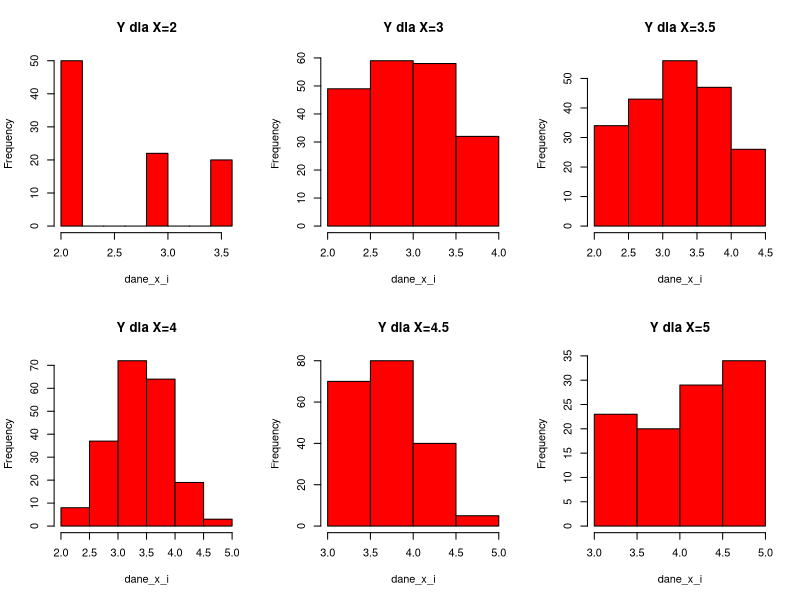

This chart was generated by the following R code:
#lista6

#zadanie 1

# Definicja rozkładu łącznego
# Definicja macierzy prawdopodobieństw dla rozkładu łącznego:
# Wiersze reprezentują wartości X (X=0, X=1), a kolumny wartości Y (Y=0, Y=1, Y=2)
prob_matrix1 <- matrix(
  c(1 / 8, 1 / 4, 1 / 8,
    1 / 6, 1 / 6, 1 / 6),
  nrow = 2,
  byrow = TRUE
)

rownames(prob_matrix1) <- c("X=0", "X=1")
colnames(prob_matrix1) <- c("Y=0", "Y=1", "Y=2")

#i) rozkłady brzegowe
brzegowe_X1 <- rowSums(prob_matrix1)
brzegowe_Y1 <- colSums(prob_matrix1)
cat("Zadanie1_i: ","\n")
cat("Rozkłady brzegowe:\nX:", brzegowe_X1, "\nY:", brzegowe_Y1, "\n")

#ii) współczynnik korelacji  ρ(X,Y)
x_vals1 <- c(0, 1)
y_vals1 <- c(0, 1, 2)
e_x1 <- sum(x_vals1 * brzegowe_X1)
e_y1 <- sum(y_vals1 * brzegowe_Y1)
e_xy1 <- sum(outer(x_vals1, y_vals1) * prob_matrix1)
cov_xy1 <- e_xy1 - e_x1 * e_y1
var_x1 <- sum((x_vals1 - e_x1)^2 * brzegowe_X1)
var_y1 <- sum((y_vals1 - e_y1)^2 * brzegowe_Y1)
corr1 <- cov_xy1 / (sqrt(var_x1) * sqrt(var_y1))
cat("Zadanie1_ii:")
cat("Współczynnik korelacji:", corr1, "\n")


#iii) Rozkłady warunkowe Y|X      P(Y=y∣X=x), x∈[0,1]
warunkowe_Y1 <- list(
  "X=0" = prob_matrix1[1, ] / brzegowe_X1[1],
  "X=1" = prob_matrix1[2, ] / brzegowe_X1[2] )
cat("Zadanie1_iii:", "\n")
cat("Rozkłady warunkowe Y|X:\n")
print(warunkowe_Y1)


#iv) Niezależność
niezalezne1 <- all(prob_matrix1 == outer(brzegowe_X1, brzegowe_Y1))
cat("Zadanie1_iv:", "\n")
cat("Zmienne są niezależne?:", niezalezne1, "\n")


#zadanie 2
#a) i
set.seed(123)
n1 <- 1000

# Metoda skumulowana
wszystkie_pary1 <- expand.grid(X = x_vals1, Y = y_vals1)
dane_skum1 <- wszystkie_pary1[
  sample(1:6, n1, replace = TRUE, prob = as.vector(t(prob_matrix1))), ]

# Estymacja korelacji
cat("Zadanie2_ai:","\n")
cat("\nMetoda skumulowana - współczynniki korelacji:\n")
cat("Pearson:", cor(dane_skum1$X, dane_skum1$Y), "\n")
cat("Spearman:", cor(dane_skum1$X, dane_skum1$Y, method = "spearman"), "\n")
cat("Kendall:", cor(dane_skum1$X, dane_skum1$Y, method = "kendall"), "\n")

# Metoda warunkowa
marginal_x1 <- rowSums(prob_matrix1) # Rozkład brzegowy X
conditional_y1 <- prop.table(prob_matrix1, margin = 1) # Rozkłady warunkowe Y|X

dane_war1 <- data.frame(X = sample(x_vals1, n1, prob = marginal_x1, replace = TRUE))
dane_war1$Y <- sapply(dane_war1$X, function(x) {
  sample(y_vals1, 1, prob = conditional_y1[which(x_vals1 == x), ]) })



#v Tablica rozdzielcza
cat("\nTabela rozdzielcza (metoda warunkowa):\n")
grades_x <- c(2, 3, 3.5, 4, 4.5, 5)
grades_y <- c(2, 3, 3.5, 4, 4.5, 5)

# --- Zadanie 2b ---
n2b <- 1000

# Rozkład brzegowy X
marginal_x2b <- rowSums(prob_matrix1)

# Rozkłady warunkowe Y|X
conditional_y2b <- prop.table(prob_matrix1, margin = 1)

# Losowanie X z rozkładu brzegowego
X2b <- sample(x_vals1, n2b, replace = TRUE, prob = marginal_x2b)

# Losowanie Y z rozkładu warunkowego Y|X
Y2b <- sapply(X2b, function(x) {
  idx <- which(x_vals1 == x)
  sample(y_vals1, 1, prob = conditional_y2b[idx, ])
})

# Zapisz wyniki do ramki danych
dane2b <- data.frame(X = X2b, Y = Y2b)

# Estymacja współczynników korelacji
cat("\nZadanie 2b: Współczynniki korelacji:\n")
cat("Pearson:", cor(dane2b$X, dane2b$Y), "\n")
cat("Spearman:", cor(dane2b$X, dane2b$Y, method = "spearman"), "\n")
cat("Kendall:", cor(dane2b$X, dane2b$Y, method = "kendall"), "\n")

# Tablica rozdzielcza (relatywne częstości)
cat("\nZadanie 2b: Tablica rozdzielcza (relatywne częstości):\n")
print(round(prop.table(table(dane2b)), 3))

#zadanie 3

# Definicja rozkładu łącznego
oceny_X <- c(2, 3, 3.5, 4, 4.5, 5)
oceny_Y <- c(2, 3, 3.5, 4, 4.5, 5)
prob_matrix3 <- matrix(c(
  0.05, 0.03, 0.02, 0.00, 0.00, 0.00,
  0.05, 0.07, 0.05, 0.03, 0.00, 0.00,
  0.03, 0.05, 0.06, 0.04, 0.02, 0.00,
  0.01, 0.04, 0.06, 0.06, 0.02, 0.01,
  0.00, 0.02, 0.05, 0.08, 0.04, 0.01,
  0.00, 0.01, 0.01, 0.02, 0.03, 0.03),
nrow = 6, byrow = TRUE)


#i) rozkłady brzegowe
brzegowe_X3 <- rowSums(prob_matrix3)
brzegowe_Y3 <- colSums(prob_matrix3)
cat("\nZad 3 \nRozkłady brzegowe:\nX:", brzegowe_X3, "\nY:", brzegowe_Y3, "\n")


#ii) współczynnik korelacji
e_x3 <- sum(oceny_X * brzegowe_X3)
e_x32 <- sum(oceny_X^2 * brzegowe_X3)

e_y3 <- sum(oceny_Y * brzegowe_Y3)
e_y32 <- sum(oceny_Y^2 * brzegowe_Y3)

e_xy3 <- sum(outer(oceny_X, oceny_Y) * prob_matrix3)

cov_xy3 <- e_xy3 - e_x3 * e_y3

# var_x3 <- sum((oceny_X - e_x3)^2 * brzegowe_X3)

var_x32 <- (e_x32 - (e_x3)^2)
var_y32 <- (e_y32 - (e_y3)^2)

corr3 <- cov_xy3 / (sqrt(var_x32) * sqrt(var_y32))

cat("Współczynnik korelacji:", corr3, "\n")


#iii) Rozkłady warunkowe
warunkowe_Y3 <- lapply(1:6, function(i) prob_matrix3[i, ] / brzegowe_X3[i])
names(warunkowe_Y3) <- paste0("X=", oceny_X)
cat("Rozkłady warunkowe Y|X:\n")
print(warunkowe_Y3)

# iv)
n3 <- 1000
set.seed(123)
indices_X <- sample(1:6, n3, prob = brzegowe_X3, replace = TRUE)
dane_war3 <- data.frame(X = oceny_X[indices_X])
dane_war3$Y <- sapply(indices_X, function(idx) {
  sample(oceny_Y, 1, prob = warunkowe_Y3[[idx]]) })

#v) Tablica rozdzielcza
cat("Tabela rozdzielcza:\n")
print(round(prop.table(table(dane_war3)), 3))

# Histogramy
par(mfrow=c(2,3))
for(i in 1:6) {
  dane_x_i <- dane_war3$Y[dane_war3$X == oceny_X[i]]
  if(length(dane_x_i) > 0) {
    hist(dane_x_i, 
         main=paste("Y dla X=", oceny_X[i], sep=""),
         breaks=6,
         col="#ff0000")
  } else {
    plot.new(); text(0.5, 0.5, "Brak danych")
  }
}
par(mfrow=c(1,1))

#vi) Estymacja korelacji
cat("Współczynniki korelacji:\n")
cat("Pearson:", cor(dane_war3$X, dane_war3$Y), "\n")
cat("Spearman:", cor(dane_war3$X, dane_war3$Y, method = "spearman"), "\n")